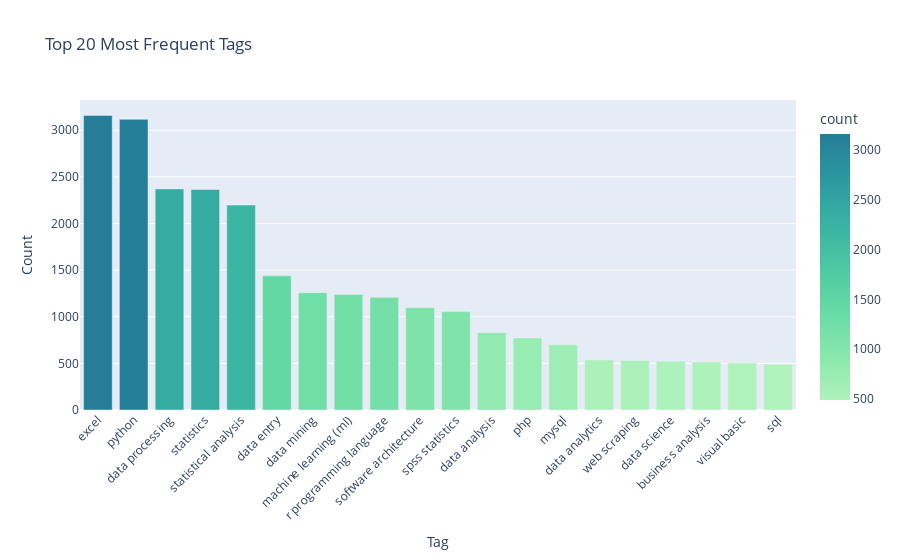

Notebook source saved alongside this figure:
### Markdown cell above
**Tags Word Frequency**

### Code cell
tags_series = df['tags'].dropna()
all_tags = []
for tag_list in tags_series:
    try:
        parsed = ast.literal_eval(tag_list)
        cleaned = [tag.strip().lower() for tag in parsed if isinstance(tag, str)]
        all_tags.extend(cleaned)
    except:
        continue  

tag_counts = Counter(all_tags)
tag_df = pd.DataFrame(tag_counts.items(), columns=['tag', 'count'])
tag_df = tag_df.sort_values('count', ascending=False).head(20)
fig = pt.bar(tag_df, x='tag', y='count', title='Top 20 Most Frequent Tags',
             color='count', color_continuous_scale='tealgrn')
fig.update_layout(xaxis_title='Tag', yaxis_title='Count', xaxis_tickangle=-45)
fig.show()

### Figure 1 — Plotly figure (JSON) as saved in the notebook; plotly's stock layout.template omitted (floating-point values rounded to 4 significant figures)
{"data": [{"alignmentgroup": "True", "hovertemplate": "tag=%{x}<br>count=%{marker.color}<extra></extra>", "legendgroup": "", "marker": {"color": [3158, 3117, 2371, 2365, 2197, 1439, 1258, 1239, 1208, 1097, 1056, 829, 773, 700, 537, 532, 524, 515, 503, 490], "coloraxis": "coloraxis", "pattern": {"shape": ""}}, "name": "", "offsetgroup": "", "orientation": "v", "showlegend": false, "textposition": "auto", "type": "bar", "x": ["excel", "python", "data processing", "statistics", "statistical analysis", "data entry", "data mining", "machine learning (ml)", "r programming language", "software architecture", "spss statistics", "data analysis", "php", "mysql", "data analytics", "web scraping", "data science", "business analysis", "visual basic", "sql"], "xaxis": "x", "y": [3158, 3117, 2371, 2365, 2197, 1439, 1258, 1239, 1208, 1097, 1056, 829, 773, 700, 537, 532, 524, 515, 503, 490], "yaxis": "y"}], "layout": {"barmode": "relative", "coloraxis": {"colorbar": {"title": {"text": "count"}}, "colorscale": [[0, "rgb(176, 242, 188)"], [0.1667, "rgb(137, 232, 172)"], [0.3333, "rgb(103, 219, 165)"], [0.5, "rgb(76, 200, 163)"], [0.6667, "rgb(56, 178, 163)"], [0.8333, "rgb(44, 152, 160)"], [1, "rgb(37, 125, 152)"]]}, "legend": {"tracegroupgap": 0}, "title": {"text": "Top 20 Most Frequent Tags"}, "xaxis": {"anchor": "y", "domain": [0, 1], "tickangle": -45, "title": {"text": "Tag"}}, "yaxis": {"anchor": "x", "domain": [0, 1], "title": {"text": "Count"}}}}
